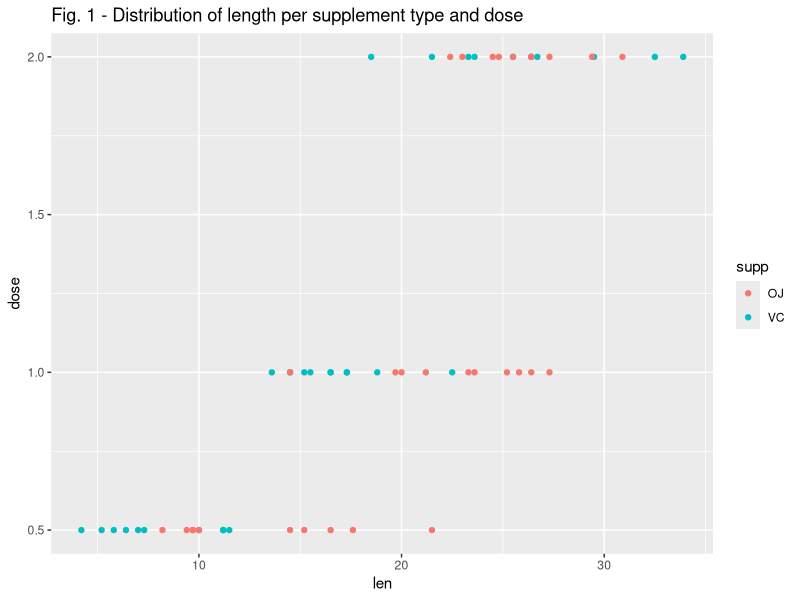
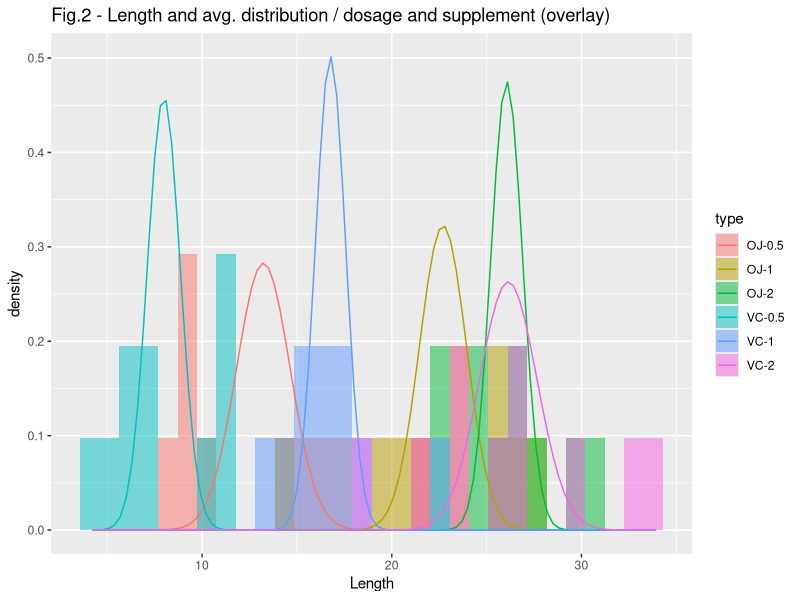

Generate these figures, in order, with R: (Note: this script raises an error after producing the figures.)
## ---- chunk 1
library(datasets)
# We can convert doses and supplement types into factors to perform further analysis.
tg <- ToothGrowth
tg$dose <- factor(tg$dose)
tg$supp <- factor(tg$supp)
confidence <- 0.95 
table(tg[,c("supp", "dose")])
## ---- chunk 2
calc_interval <- function(x, conf) {
    quantile <- 1-(1-conf)/2
    n <- length(x); sdn <- sd(x)/sqrt(n); m <- mean(x)
    list(quantile=quantile, n=n, sd=sdn, m=m, interval=(m+c(-1,1)*qnorm(quantile)*sdn) )
} 
## ---- chunk 3
data.supp <- data.frame()
for (supp in levels(tg$supp)) {
    x=tg[tg$supp==supp,"len"]
    data.supp <- rbind(data.supp, data.frame(x=x, type=supp))
    l <- calc_interval(x, confidence)
    print(sprintf("Supplement: %s, mean: %f, sd: %f, size: %d, range:[%f, %f]", supp, l$m, l$sd, l$n, l$interval[1], l$interval[2]))
}
## ---- chunk 4
t.test(x ~ type, data=data.supp)$conf
## ---- chunk 5
data.type <- data.frame()  # reset dataframe containg data per type (i.e. per dose and supp)
norm.type <- data.frame()  # reset dataframe containg summarized for normal distribution per type (i.e. per dose and supp)
for (dose in levels(tg$dose)) {
    for (supp in levels(tg$supp)) {
        x <- tg[tg$supp==supp & tg$dose==dose,"len"] # filter supp and dose
        l <- calc_interval(x, confidence)
        data.type <- rbind(data.type, data.frame(x=x, type=paste(supp,dose,sep="-"))) # type defined as composition supp "-" 
        norm.type <- rbind(norm.type, data.frame(m=l$m, sd=l$sd, type=paste(supp,dose,sep="-"))) # type defined as composition supp "-" dose
        print(sprintf("Supplement:%s, Dosage: %s mg, mean: %f, sd: %f, size: %d, range:[%f, %f]", supp, dose, l$m, l$sd, l$n, l$interval[1], l$interval[2]))
    }
}
## ---- chunk 6
library(ggplot2) # auxiliry libraries added
library(plyr)

# Calculate normal values for reference 
len.min <- min(tg$len) # minimum length
len.max <- max(tg$len) # maximum legth
len.x <- seq(len.min, len.max, length=100) # range of lengths from min to max 

# function to calculate normal densities given data frame containg "type", "m" mean and "sd" sample's standard deviation
calc_normal <- function(nt) {
    ddply(norm.type, "type", function(df) {
        data.frame( 
            predicted = len.x,
            density = dnorm(len.x, mean=df$m, sd=df$sd)
        )
    })
}

## shows clusters
ggplot(data=ToothGrowth, aes(x=len, y=dose, group=supp, colour=supp)) +
    geom_point() + ggtitle("Fig. 1 - Distribution of length per supplement type and dose") 

# calculate normal distribution for types based on dose and supp
normaldens <- calc_normal(norm.type)

# plot histogram and corresponding normal distributions althogether
ggplot(data.type, aes(x=x, fill=type)) +  geom_histogram(alpha = 0.5, aes(y = ..density..), position = 'identity') +
    geom_line(data=normaldens, aes(x=predicted, y=density, color=type))+ 
    xlab("Length") + ggtitle("Fig.2 - Length and avg. distribution / dosage and supplement (overlay)") 
## ---- chunk 7

apply(combn(levels(data.type$type),2, simplify=T), 2, function(t) {
    conf <- t.test(x ~ type, data=subset(data.type, type %in% t))$conf
    c(t, conf, ifelse(conf[1]*conf[2]>0,"OK","UNCONFIRMED"))
})
    
